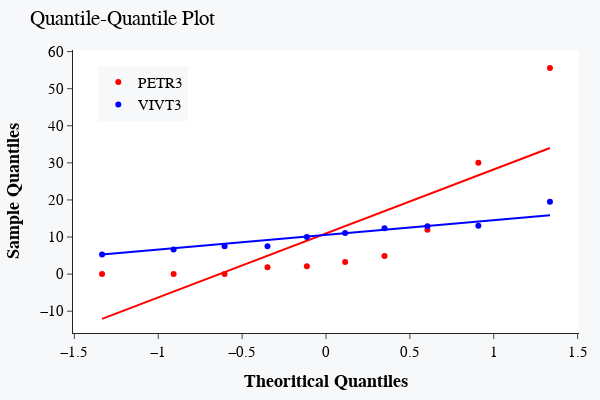

The notebook cell this image was saved under:
### Code cell
fig_qqplot = go.Figure()

fig_qqplot.add_trace({'type': 'scatter',
    'x': qqplot_data_ativo1[0].get_xdata(),
    'y': qqplot_data_ativo1[0].get_ydata(),
    'mode': 'markers', 'line': {'color': 'red'},
    'name':'PETR3'})

fig_qqplot.add_trace({
    'type': 'scatter',
    'x': qqplot_data_ativo1[1].get_xdata(),
    'y': qqplot_data_ativo1[1].get_ydata(),
    'mode': 'lines', 'line': {'color': 'red'},
    "showlegend": False})

fig_qqplot.add_trace({'type': 'scatter',
    'x': qqplot_data_ativo2[0].get_xdata(),
    'y': qqplot_data_ativo2[0].get_ydata(),
    'mode': 'markers', 'line': {'color': 'blue'},
    'name':'VIVT3'})

fig_qqplot.add_trace({
    'type': 'scatter',
    'x': qqplot_data_ativo2[1].get_xdata(),
    'y': qqplot_data_ativo2[1].get_ydata(),
    'mode': 'lines', 'line': {'color': 'blue'},
    "showlegend": False})

fig_qqplot.update_layout(title='Quantile-Quantile Plot', xaxis_title="<b>Theoritical Quantiles",
                yaxis_title="<b>Sample Quantiles", legend_title="",
                font=dict(family="Arial",size=15,color="black"),
                margin=dict(l=20, r=20, t=50, b=20), template = 'simple_white', paper_bgcolor="#f7f8fa",
                legend=dict(orientation="v",yanchor="bottom",y=0.75,xanchor="left",x=0.05),
                width=600,height=400)

fig_qqplot.show()

### Figure 1 — Plotly figure (JSON) as saved in the notebook; plotly's stock layout.template omitted (floating-point values rounded to 4 significant figures)
{"data": [{"line": {"color": "red"}, "mode": "markers", "name": "PETR3", "type": "scatter", "x": [-1.335, -0.9085, -0.6046, -0.3488, -0.1142, 0.1142, 0.3488, 0.6046, 0.9085, 1.335], "y": [0, 0, 0, 1.86, 2.09, 3.25, 4.9, 11.96, 30.04, 55.61]}, {"line": {"color": "red"}, "mode": "lines", "showlegend": false, "type": "scatter", "x": [-1.335, -0.9085, -0.6046, -0.3488, -0.1142, 0.1142, 0.3488, 0.6046, 0.9085, 1.335], "y": [-12.06, -4.703, 0.54, 4.954, 9.001, 12.94, 16.99, 21.4, 26.64, 34.01]}, {"line": {"color": "blue"}, "mode": "markers", "name": "VIVT3", "type": "scatter", "x": [-1.335, -0.9085, -0.6046, -0.3488, -0.1142, 0.1142, 0.3488, 0.6046, 0.9085, 1.335], "y": [5.28, 6.66, 7.48, 7.51, 9.99, 11.07, 12.34, 12.9, 13.02, 19.5]}, {"line": {"color": "blue"}, "mode": "lines", "showlegend": false, "type": "scatter", "x": [-1.335, -0.9085, -0.6046, -0.3488, -0.1142, 0.1142, 0.3488, 0.6046, 0.9085, 1.335], "y": [5.283, 6.974, 8.179, 9.193, 10.12, 11.03, 11.96, 12.97, 14.18, 15.87]}], "layout": {"font": {"color": "black", "family": "Arial", "size": 15}, "height": 400, "legend": {"orientation": "v", "title": {"text": ""}, "x": 0.05, "xanchor": "left", "y": 0.75, "yanchor": "bottom"}, "margin": {"b": 20, "l": 20, "r": 20, "t": 50}, "paper_bgcolor": "#f7f8fa", "title": {"text": "Quantile-Quantile Plot"}, "width": 600, "xaxis": {"title": {"text": "<b>Theoritical Quantiles"}}, "yaxis": {"title": {"text": "<b>Sample Quantiles"}}}}
